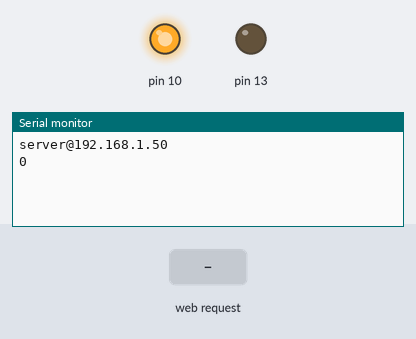
Recording of a sketch running on a simulated Arduino Mega 2560, built for the host (arithmetic inside an expression is 32-bit, double 64-bit). Parts: output pins drawn as LEDs (lit = HIGH), the last lines printed to the serial monitor. The test bench sets the inputs (shaded band). WiFi joins after 1.5 s; servers stay silent unless stated; uploads are accepted with an empty reply; storage starts empty.

Above: at 3.0 s.
3.1 s: HTTP request GET /logon.htm received
At 4.3 s:
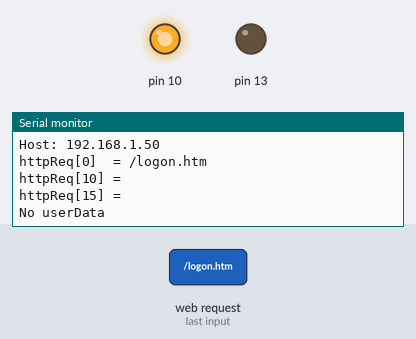
4.6 s: HTTP request GET /ax/ received
At 5.4 s:
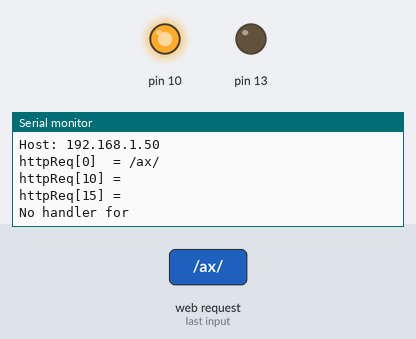
6.1 s: HTTP request GET /users received
At 6.7 s:
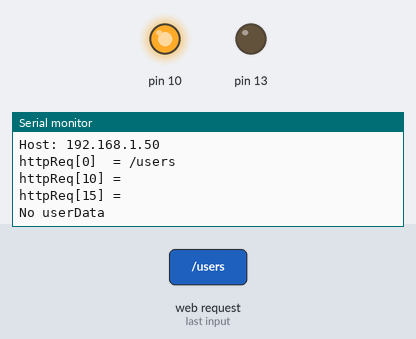

Measured:
- after the input at 3.1 s, the serial monitor: prints a new line at once (image 1)
- after the input at 4.6 s, the serial monitor: prints a new line at once (image 2)
- after the input at 6.1 s, the serial monitor: prints a new line at once (image 3)

The sketch:

WiRom_Master_v1.ino
```cpp
//Code for Ethernet
#include <SPI.h>
#include <Ethernet.h>
#include <SD.h>

#define REQ_BUF_SZ 30
#define SERIAL_BUFFER_SIZE 32

byte mac[] = {0xDE, 0xAD, 0xBE, 0xEF, 0xFE, 0xED};
//IPAddress ip(192, 168, 1, 200);

String serialReadString = "";
String serial1ReadString = "";

long _time;

EthernetServer server(80);
EthernetClient client;

//General Code
void setup() {
  // disable Ethernet chip
  pinMode(10, OUTPUT);
  pinMode(13, OUTPUT);
  digitalWrite(10, HIGH);

  Serial.begin(9600);
  Serial1.begin(9600);

  // initialize SD card
  if (!SD.begin(4)) {
    Serial.println(F("No SD card detected"));
    return;    // init failed
  }

  // start the Ethernet connection and the server:
    Ethernet.begin(mac);
    server.begin();
    Serial.print(F("server@"));
    Serial.println(Ethernet.localIP());

    _time = getTime();
    Serial.println(_time);
  }

void loop() {
  _ethernet();

  /*_serial();
  _bluetoothReceive();

  if (serialReadString.indexOf("DONE") >= 0) {
    serialReadString.remove(serialReadString.indexOf("DONE"), 4);
    _bluetoothSend();
  }*/
}

long getTime() {
  char timeServer[] = "nist.time.gov";
  String readString, epochTime = "";

  if (client.connect(timeServer, 80)) {
    //Serial.println(F("connected to Time Server"));
    // Make a HTTP request:
    client.println(F("GET http://www.time.gov/actualtime.cgi?lzbc=siqm9b HTTP/1.1"));
    client.println(F("Host: www.time.gov"));
    //client.println(F("User-Agent: arduino-ethernet"));
    //client.println(F("Accept: text/html,application/xhtml+xml,application/xml;q=0.9,*/*;q=0.8"));
    //client.println(F("Accept-Language: en-US,en;q=0.5"));
    //client.println(F("Accept-Encoding: gzip, deflate"));
    //client.println(F("Connection: keep-alive"));
    //client.println(F("Upgrade-Insecure-Requests: 1"));
    client.println();
  }

  while (true){
    if (client.available()) {
      char c = client.read();
      readString += c;
      if (c == '\n') readString = "";
      else if (readString.indexOf(F("<timestamp time=")) == 0) epochTime += c;
    }
    if (!client.connected()) {
      //Serial.println(F("disconnecting from Time Server"));
      client.stop();
      epochTime.remove(0, 2);
      epochTime.remove(10, epochTime.length());
      return epochTime.toInt();
    }
  }

  //50 days 4320000 --- 0004320000
  //1492730971 --- GMT: Thu, 20 Apr 2017 23:29:31 GMT
  //1492737415 --- GMT: Fri, 21 Apr 2017 01:16:55 GMT

  //0004320000    //sec
  //1492737415    //sec
  //0000000005126 //milli
}
```

AJAX.ino
```cpp
int num = 0;

void ajax(EthernetClient client, String postData) {
  //Serial.println("AJAX");
  //Serial.println(postData);
  client.println(F("HTTP/1.1 200 OK\nContent-Type: text/plain\n"));
  client.print(F("<h2>Text has been changed :D _"));
  client.print(String(num));
  client.println(F("_</h2>"));
  num++;

  if (postData.indexOf("&LED13=1") == 0) {
        digitalWrite(13, HIGH);
  }
  else if (postData.indexOf("&LED13=0") == 0) {
      digitalWrite(13, LOW);
  }
}
```

Bluetooth.ino
```cpp
/*void _bluetoothSend(){
  //serialReadString.remove(0, 2);
  Serial.println("_bluetoothSend = " + serialReadString);
  Serial1.println(serialReadString);
  serialReadString = "";
} //end void _bluetoothSend()

void _bluetoothReceive(){
  while (Serial1.available() > 0 ) {
    serial1ReadString += char(Serial1.read());
    //serial1ReadString.remove(serial1ReadString.indexOf("\n") - 1, 2);
    Serial.print(serial1ReadString);
    serial1ReadString = "";
  }
} //end void _bluetoothReceive()*/
```

Ethernet.ino
```cpp
byte rip[] = {0,0,0,0};

String httpReq[16] = {"", "", "", "", "", "",
                      "", "", "", "", "", "",
                      "", "", "", ""};

//EthernetClient client;

void _ethernet(){

  String readString, postData = "";

  client = server.available();
  if (client) {

    client.getRemoteIP(rip);
    Serial.print(F("client@"));
    for (int bcount= 0; bcount < 4; bcount++)
    {
      Serial.print(rip[bcount], DEC);
      if (bcount<3) Serial.print(".");
    }
    Serial.println("");

      while (client.connected()) {
        while (client.available()) {
          char c = client.read();

          Serial.print(c);

          readString += c;
          if (c == '\n') readString = "";
          else if (readString.indexOf(F("GET ")) == 0 || readString.indexOf(F("POST ")) == 0) httpReq[0] += c;
          else if (readString.indexOf(F("Accept: ")) == 0) httpReq[5] += c;
          else if (readString.indexOf(F("Cookie: sessionID=")) == 0) httpReq[10] += c;
          else if (readString.indexOf(F("AJAXdat=")) == 0) httpReq[15] += c;


      } //end if (client.available())

      for (int i = 0; i < 16; i++) if (httpReq[i] != "") httpReq[i].remove(0, 1);
      httpReq[0].remove(httpReq[0].indexOf(F("HTTP/1.1")) - 1, httpReq[0].length());

      Serial.println();

      //Debugg Http Request Data
      Serial.print(F("httpReq[0]  = ")); //GET/POST
      Serial.println(httpReq[0]);
      Serial.print(F("httpReq[10] = ")); //Cookie
      Serial.println(httpReq[10]);
      Serial.print(F("httpReq[15] = ")); //AjaxData
      Serial.println(httpReq[15]);
      Serial.println();

      if (httpReq[0].equals(F("/"))) handler(F("/logon.htm"), httpReq[15], httpReq[10]);

      else if (httpReq[0].indexOf(F("/ax/")) >= 0) {
        httpReq[0].remove(0 ,4);
        Serial.println(httpReq[0]);

        if (httpReq[0].indexOf(F("uD")) >= 0) handler(httpReq[0], httpReq[15], httpReq[10]);

        else Serial.println("No handler for " + httpReq[0]);
      }
      else if (httpReq[0] != "") {
        handler(httpReq[0], httpReq[15], httpReq[10]);
      }
      else Serial.println(F("WTF is dis?"));

      client.stop();

      readString, postData = "";
      for (int i = 0; i < 16; i++) httpReq[i] = "";

    } //end while (client.connected())
  } //end if (client)
} //end void _ethernet()
```

Serial.ino
```cpp
/*void _serial()
{
  if (serialReadString.indexOf("DONE") < 0)
  {
    if (Serial.available() > 0 ) serialReadString += char(Serial.read());

    if (serialReadString.indexOf("Print") >= 0)
    {
      serialReadString.remove(serialReadString.indexOf("Print"), 5);
      Serial.println("serialReadString = " + serialReadString);
    }
    if (serialReadString.indexOf("Clear") >= 0) serialReadString = "";
  }
}*/
```

handler.ino
```cpp
const char * const extensions[9] = {".ico", ".php", ".css", ".jpg", ".ttf", ".htm", ".gif", ".txt", ".js"};
const char * const contentType[9] = {"image/x-icon", "text/html", "text/css", "image/jpeg", "application/octet-stream", "text/html", "image/gif", "text/plain", "application/javascript"};
const char * const reqLoggin[5] = {"index.htm", "Subpages/control.htm", "users.txt", "cookie.htm", "valCie.txt"};
/*const char * const httpReqHeaders[16] = {"GET", "POST", "Host", "Connection", "Pragma", "Cache-Control", "Accept",
                                           "Upgrade-Insecure-Requests", "User-Agent", "Accept-Encoding", "Accept-Language", "Cookie",
                                           "Content-Length", "Referer", "Origin", "ajaxData"};*/

bool LoggedIn;
byte cookieCount = 0;

void handler(String path, String postData, String cookie){
  LoggedIn = validUser(postData, cookie);

  for (int x = 0; x < 8; x++)
    if(path.indexOf(extensions[x]) >=0) {
      client.print(F("HTTP/1.1 200 OK\nContent-Type: "));
      client.println(String(contentType[x]) + '\n');
    }

  File file = SD.open(path);
  if (file) while (file.available()) client.write(file.read());
  file.close();
}

bool validUser(String userCred, String cookie) {
  String userData[6] = {"", "", "", "", "", ""};
  String username, readCookie = "";
  char c;
  int pswIndex, usernameLength = 0;
  byte userDataIndex = 0;

  if (userCred != ""){
    userCred.remove(0, 9);
    pswIndex = userCred.indexOf(F("&password="));
    for (int i = 0; i < pswIndex; i++) {
      username += userCred[i];
    }
    userCred.remove(0, pswIndex + 10);

    File userDir = SD.open("/users");
    while (true) {
      File userFile = userDir.openNextFile();
      if (!userFile) break; // no more files
      else if (userFile.isDirectory()) break;

      userData[0] = userFile.name();
      if (userData[0] == "USER_T~1.TXT") break; // no more files

      userDataIndex++;

      while (userFile && userFile.available()) {
        c = char(userFile.read());
        if (c == '\n') userDataIndex++;
        else userData[userDataIndex] += c;
      }
      userFile.close();

      for (int i = 1; i < 5; i++) userData[i].remove(userData[i].length() - 1, userData[i].length());

      if (username == userData[1] && userCred == userData[2]) {
        return true;
      }

      for (int i = 0; i < 6; i++) Serial.println(userData[i]);
      for (int i = 0; i < 6; i++) userData[i] = "";
      userDataIndex = 0;
    }
  }
  else if (cookie != "") {
    File cookieDir = SD.open("/users/cookie");
    while (true) {
      File userCookieFile = cookieDir.openNextFile();
      if (!userCookieFile) break; // no more files
      while (userCookieFile && userCookieFile.available()) {
        c = char(userCookieFile.read());
        readCookie += c;
        if (c == '\n') {
          readCookie.remove(readCookie.length() - 2);
          //Serial.println("fileContent=" + fileContent);
          if (cookie.equals(readCookie)) {
            userCookieFile.close();
            return true;
          }
          else readCookie = "";
        }
      }
      userCookieFile.close();
    }
  }
  else Serial.println(F("No userData"));
  return false;
}

/*Ha 4 connections åpne samtidig, avslutt connection etter 5 min uten flowing data
 *
 *
 *if client == client keep on going
 *else if !number of clients is 4, add new client
 *
 */
```
